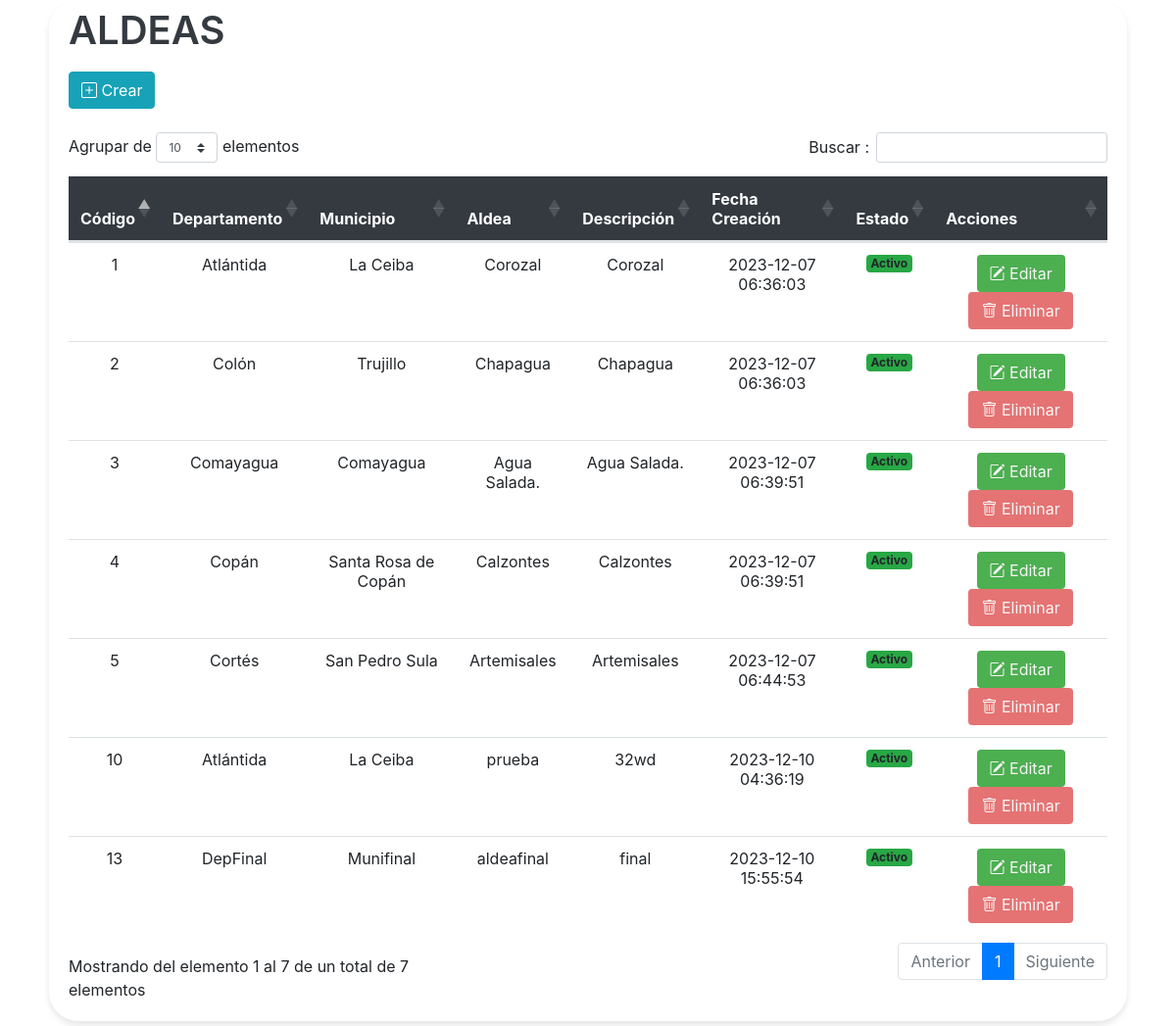
The app's page /vistas/Mantenimiento_Aldea.php with its own data.
### tables this page shows
CREATE TABLE IF NOT EXISTS `tbl_aldeas` (
  `Id_Aldea` bigint(20) NOT NULL AUTO_INCREMENT,
  `Id_Departamento` bigint(20) NOT NULL,
  `Id_Municipio` bigint(20) NOT NULL,
  `Nombre_Aldea` varchar(100) DEFAULT NULL,
  `Descripcion` varchar(255) DEFAULT NULL,
  `Estado` enum('A','I') DEFAULT NULL,
  `Creado_Por` varchar(50) NOT NULL,
  `Fecha_Creacion` timestamp NOT NULL DEFAULT current_timestamp(),
  `Modificado_Por` varchar(50) DEFAULT NULL,
  `Fecha_Modificacion` timestamp NOT NULL DEFAULT current_timestamp(),
  PRIMARY KEY (`Id_Aldea`),
  KEY `fk_municipio_aldeas` (`Id_Municipio`),
  KEY `fk_departamento_aldeas` (`Id_Departamento`),
  CONSTRAINT `fk_departamento_aldeas` FOREIGN KEY (`Id_Departamento`) REFERENCES `tbl_departamentos` (`Id_Departamento`),
  CONSTRAINT `fk_municipio_aldeas` FOREIGN KEY (`Id_Municipio`) REFERENCES `tbl_municipios` (`Id_Municipio`)
);

CREATE TABLE IF NOT EXISTS `tbl_departamentos` (
  `Id_Departamento` bigint(20) NOT NULL AUTO_INCREMENT,
  `Nombre_Departamento` varchar(100) DEFAULT NULL,
  `Descripcion` varchar(255) DEFAULT NULL,
  `Creado_Por` varchar(25) NOT NULL,
  `Fecha_Creacion` timestamp NOT NULL DEFAULT current_timestamp(),
  `Modificado_Por` varchar(25) DEFAULT NULL,
  `Fecha_Modificacion` timestamp NOT NULL DEFAULT current_timestamp() ON UPDATE current_timestamp(),
  `Estado` enum('A','I') DEFAULT NULL,
  PRIMARY KEY (`Id_Departamento`)
);

CREATE TABLE IF NOT EXISTS `tbl_municipios` (
  `Id_Municipio` bigint(20) NOT NULL AUTO_INCREMENT,
  `Id_Departamento` bigint(20) NOT NULL,
  `Nombre_Municipio` varchar(100) DEFAULT NULL,
  `Descripcion` varchar(255) DEFAULT NULL,
  `Creado_Por` varchar(25) NOT NULL,
  `Fecha_Creacion` timestamp NOT NULL DEFAULT current_timestamp(),
  `Modificado_Por` varchar(25) DEFAULT NULL,
  `Fecha_Modificacion` timestamp NOT NULL DEFAULT current_timestamp() ON UPDATE current_timestamp(),
  `Estado` enum('A','I') DEFAULT 'A',
  PRIMARY KEY (`Id_Municipio`),
  KEY `fk_municipios_departamento` (`Id_Departamento`),
  CONSTRAINT `fk_municipios_departamento` FOREIGN KEY (`Id_Departamento`) REFERENCES `tbl_departamentos` (`Id_Departamento`)
);

### vistas/Mantenimiento_Aldea.php (the view, shortened to what this page needs)
<link href="https://cdn.jsdelivr.net/npm/bootstrap-icons@1.10.0/font/bootstrap-icons.css" rel="stylesheet">
<link rel="stylesheet" href="assets/css/estilos.css">
    <link rel="stylesheet" href="https://cdnjs.cloudflare.com/ajax/libs/twitter-bootstrap/4.1.3/css/bootstrap.css">
    <link rel="stylesheet" href="https://cdn.datatables.net/1.10.20/css/dataTables.bootstrap4.min.css">
<div class="containertable">
    <div class="d-flex justify-content-between align-items-end mb-4">
        <div>
            <h1 class="poppins-font mb-2">ALDEAS</h1>
            <br>
            <a href="#" data-bs-toggle="modal" data-bs-target="#modalForm" class="btn btn-info">
                <i class="bi bi-plus-square icono-grande"></i> Crear
            </a>
        </div>
    </div>
    <div class="table-responsive">
  <!--El diseño de la table cuando ya esté todo unido
    <table id="tablax" class="table table-striped table-bordered" style="width:100%"> -->
    <table id="tablax" class="table table-hover">
            <thead class="table-dark text-center" style="background-color: #343A40;">
                <tr>
                    <th scope="col">Código</th>
                    <th scope="col">Departamento</th>
                    <th scope="col">Municipio</th>
                    <th scope="col">Aldea</th>
                    <th scope="col">Descripción</th>
                    <th scope="col">Fecha Creación</th>
                    <th scope="col">Estado</th>
                    <th scope="col">Acciones</th>
                </tr>
            </thead>
            <tbody class="text-center">
                <?php
                include "../php/conexion_be.php";
                $sql = $conexion->query("SELECT A.*, D.Nombre_Departamento, M.Nombre_Municipio
                FROM tbl_aldeas A
                INNER JOIN tbl_departamentos D ON A.Id_Departamento = D.Id_Departamento
                INNER JOIN tbl_municipios M ON A.Id_Municipio = M.Id_Municipio;
                ");
                while ($datos = $sql->fetch_object()) { ?>
                    <tr>
                        <td><?= $datos->Id_Aldea ?></td>
                        <td><?= $datos->Nombre_Departamento ?></td>
                        <td><?= $datos->Nombre_Municipio ?></td>
                        <td><?= $datos->Nombre_Aldea ?></td>
                        <td><?= $datos->Descripcion ?></td>
                        <td><?= $datos->Fecha_Creacion ?></td>
                        <td><?php
                            if ($datos->Estado == "A") {
                                echo '<span class="badge bg-success">Activo</span>';
                            } else {
                                echo '<span class="badge bg-danger">Inactivo</span>';
                            }
                            ?></td>
                        <td>
                            <button type="button" class="btn btn-editar" data-toggle="modal" data-target="#modalEditar" onclick="abrirModalEditar
                            ('<?= $datos->Id_Aldea ?>', '<?= $datos->Nombre_Aldea ?>','<?= $datos->Descripcion ?>', '<?= $datos->Estado ?>', '<?= $datos->Id_Municipio ?>','<?= $datos->Id_Departamento ?>')">
                                <i class="bi bi-pencil-square"></i>
                                Editar
                            </button>
                            <form id="deleteForm" method="POST" action="modelos/eliminar_aldea.php" style="display: inline;">
                                <button type="submit" class="btn btn-eliminar">
                                    <i class="bi bi-trash"></i>
                                    Eliminar
                                </button>
                            </form>
                        </td>
                    </tr>
                <?php }
                ?>
            </tbody>
        </table>
    </div>
</div>

### assets/css/estilos.css (style rules this page uses)
.poppins-font { color: var(--heading, #343A40); font-size: 40px; font-style: normal; font-weight: 600; line-height: 21px; }
.containertable { background-color: #fff; padding: 20px; border-radius: 30px; margin-bottom: 20px; margin-left: 50px; margin-right: 50px; box-shadow: 0 4px 6px rgba(0, 0, 0, 0.1); }
.btn-editar { background-color: #4CAF50; color: whitesmoke; }
.btn-eliminar { background-color: #E57373; color: whitesmoke; }
.btn-editar, .btn-eliminar { transition: background-color 0.3s ease; }

### records on screen
tbl_aldeas: Id_Aldea "1", Id_Departamento.Nombre_Departamento "Atlántida", Id_Municipio.Nombre_Municipio "La Ceiba", Nombre_Aldea "Corozal", Descripcion "Corozal", Fecha_Creacion "2023-12-07 06:36:03", Estado "Activo"
tbl_aldeas: Id_Aldea "2", Id_Departamento.Nombre_Departamento "Colón", Id_Municipio.Nombre_Municipio "Trujillo", Nombre_Aldea "Chapagua", Descripcion "Chapagua", Fecha_Creacion "2023-12-07 06:36:03", Estado "Activo"
tbl_aldeas: Id_Aldea "3", Id_Departamento.Nombre_Departamento "Comayagua", Id_Municipio.Nombre_Municipio "Comayagua", Nombre_Aldea "Agua Salada.", Descripcion "Agua Salada.", Fecha_Creacion "2023-12-07 06:39:51", Estado "Activo"
tbl_aldeas: Id_Aldea "4", Id_Departamento.Nombre_Departamento "Copán", Id_Municipio.Nombre_Municipio "Santa Rosa de Copán", Nombre_Aldea "Calzontes", Descripcion "Calzontes", Fecha_Creacion "2023-12-07 06:39:51", Estado "Activo"
tbl_aldeas: Id_Aldea "5", Id_Departamento.Nombre_Departamento "Cortés", Id_Municipio.Nombre_Municipio "San Pedro Sula", Nombre_Aldea "Artemisales", Descripcion "Artemisales", Fecha_Creacion "2023-12-07 06:44:53", Estado "Activo"
tbl_aldeas: Id_Aldea "10", Id_Departamento.Nombre_Departamento "Atlántida", Id_Municipio.Nombre_Municipio "La Ceiba", Nombre_Aldea "prueba", Descripcion "32wd", Fecha_Creacion "2023-12-10 04:36:19", Estado "Activo"
tbl_aldeas: Id_Aldea "13", Id_Departamento.Nombre_Departamento "DepFinal", Id_Municipio.Nombre_Municipio "Munifinal", Nombre_Aldea "aldeafinal", Descripcion "final", Fecha_Creacion "2023-12-10 15:55:54", Estado "Activo"
